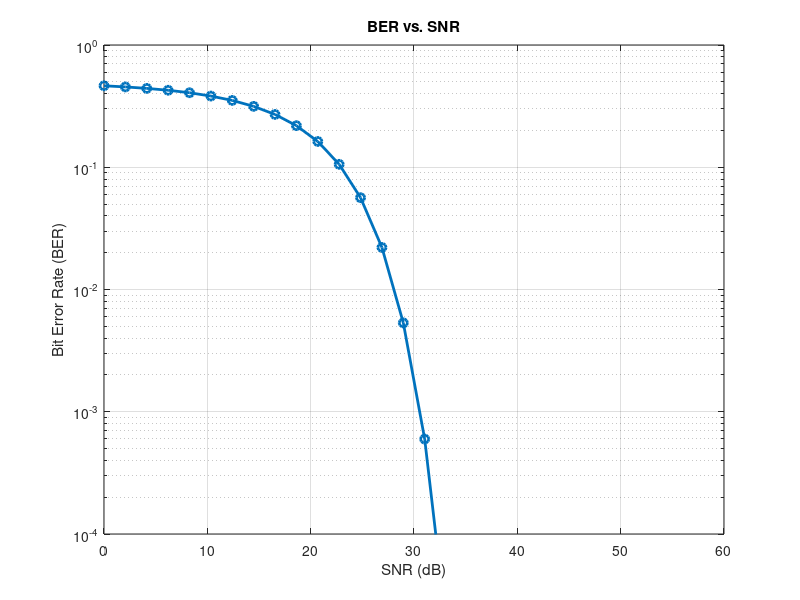

This figure's MATLAB source:
clc;
clear all;

% Parameters
SNR_dB_min = 0;          % Minimum SNR in dB
SNR_dB_max = 60;         % Maximum SNR in dB
num_points = 30;          % Number of SNR points
num_runs = 10;           % Number of runs for averaging
num_bits = 1000000;        % Number of bits to transmit
EbN0_dB = linspace(SNR_dB_min, SNR_dB_max, num_points); % SNR points in dB

Refractive_Index =1.5; % Refractive Index of the Lens
FOV_PD =75; % Field of View of the Photodiode
Concentrator_Gain =( Refractive_Index ^2) /( sind ( FOV_PD ).^2) ; % Gain of the optical concentrator

d = 5;                      % Distance between transmitter and receiver (m)
phiCap = 30;                % transmitter semiangle
m=-log10(2)/log10(cosd(phiCap));                     % Lambertian order
Adet = 0.5;                % Receiver area (m^2)
phi = 20;                 % Irradiance angle (assumed to be normal incidence)
Filter_Gain = 1;
theta = 60; % Receiver angle

% Convert SNR from dB to linear scale
SNR = 10.^(EbN0_dB / 10);

% Initialize the BER array
ber = zeros(1, num_points);

for i = 1:num_points
    % Simulation for each SNR point
    errors = 0;

    for j = 1:num_runs
        % Generate random bits
        tx_bits = randi([0, 1], 1, num_bits);

        Hg = ((m+1)*Adet*cosd(phi)^m./(2*pi*d^2))*Concentrator_Gain*Filter_Gain*cosd(theta);
        tx_symbols = tx_bits; %OOK

        % Add complex AWGN noise
        noise = (1 / sqrt(2 * SNR(i))) * (randn(1, num_bits) + 1i * randn(1, num_bits));
        H2 = sqrt(Hg); % Channel gain

        rx_symbols = H2 .* tx_symbols + noise;

        % Equalization (Zero-Force Equalization)
        equalized_signal = rx_symbols ./ H2;

        % Demodulate the equalized signal (threshold at 0.5)
        rx_bits = real(equalized_signal) > 0.5;

        % Count errors
        errors = errors + sum(tx_bits ~= rx_bits);
    end

    % Calculate BER for the current SNR point
    ber(i) = errors / (num_bits*num_runs);
end

% Plot the results
figure;
semilogy(EbN0_dB, ber, 'o-', 'LineWidth', 2);
grid on;
xlabel('SNR (dB)');
ylabel('Bit Error Rate (BER)');
title('BER vs. SNR');
xlim([SNR_dB_min, SNR_dB_max]);
ylim([1e-4, 1]);
